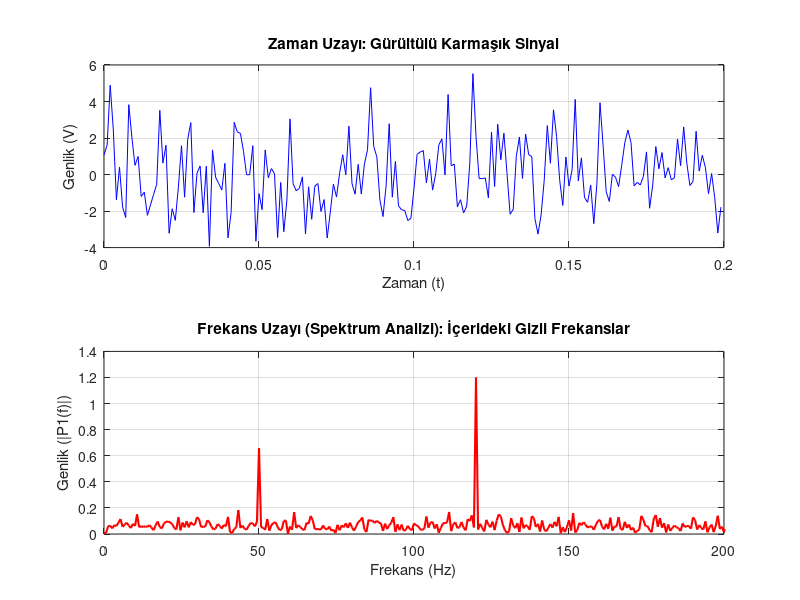

MATLAB code for this plot:
% 4_fft_frekans_spektrumu.m
% MDDE102 Sinyal İşleme - Hafta 10 Uygulaması
% GNU Octave ve MATLAB uyumludur.

clear all; close all; clc;

Fs = 1000;            % Örnekleme Frekansı (1 kHz)
T = 1/Fs;             % Örnekleme Periyodu
L = 1500;             % Toplam Örnek Sayısı
t = (0:L-1)*T;        % Zaman Vektörü

% İçinde 50 Hz ve 120 Hz olan iki sinyalin birleşimi ve rastgele gürültü eklenmesi
S = 0.7*sin(2*pi*50*t) + 1.2*sin(2*pi*120*t);
X = S + 1.5*randn(size(t)); % Gürültülü Sinyal

% FFT (Fourier Dönüşümü) İşlemi
Y = fft(X);
P2 = abs(Y/L);        % Çift taraflı genlik spektrumu
P1 = P2(1:L/2+1);     % Tek taraflı genlik spektrumuna çevirme
P1(2:end-1) = 2*P1(2:end-1); 
f = Fs*(0:(L/2))/L;   % Frekans ekseni (x ekseni) oluşturma

% Grafikler
figure('Name', 'FFT Analizi');
subplot(2,1,1);
plot(t(1:200), X(1:200), 'b'); % Zaman uzayının sadece bir kısmını göster
title('Zaman Uzayı: Gürültülü Karmaşık Sinyal');
xlabel('Zaman (t)'); ylabel('Genlik (V)');
grid on;

subplot(2,1,2);
plot(f, P1, 'r', 'LineWidth', 1.5);
title('Frekans Uzayı (Spektrum Analizi): İçerideki Gizli Frekanslar');
xlabel('Frekans (Hz)'); ylabel('Genlik (|P1(f)|)');
xlim([0 200]); % Sadece 0-200 Hz arasını göster
grid on;
